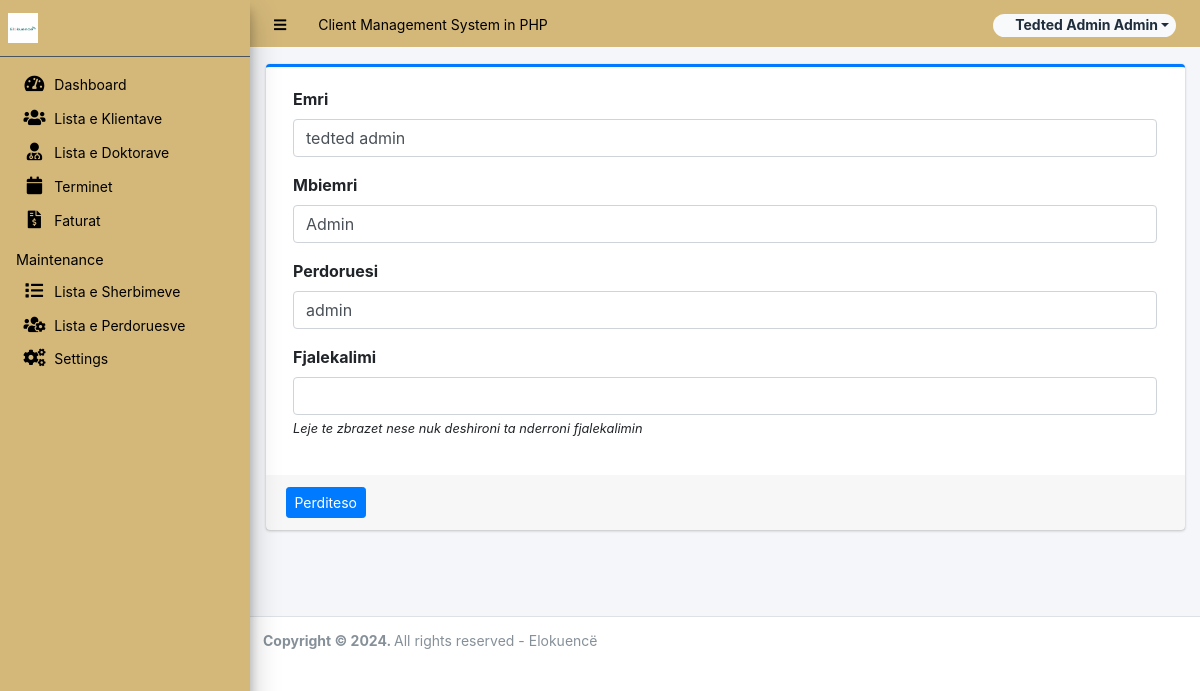
The app's page /admin/?page=user (signed in) with its own data.
### tables this page shows
CREATE TABLE `users` (
  `id` int(50) NOT NULL,
  `firstname` varchar(250) NOT NULL,
  `middlename` text DEFAULT NULL,
  `lastname` varchar(250) NOT NULL,
  `username` text NOT NULL,
  `password` text NOT NULL,
  `avatar` text DEFAULT NULL,
  `last_login` datetime DEFAULT NULL,
  `type` tinyint(1) NOT NULL DEFAULT 0,
  `date_added` datetime NOT NULL DEFAULT current_timestamp(),
  `date_updated` datetime DEFAULT NULL ON UPDATE current_timestamp()
);

### classes/DBConnection.php (called while the page is built, shortened)
<?php
class DBConnection
{
    private $host = DB_SERVER;
    private $username = DB_USERNAME;
    private $password = DB_PASSWORD;
    private $database = DB_NAME;
    public function __construct()
    {
        $this->conn = new mysqli($this->host, $this->username, $this->password, $this->database);
    }
}
?>

### classes/SystemSettings.php (called while the page is built, shortened)
<?php
class SystemSettings extends DBConnection{
	function userdata($field = ''){
		if(!empty($field)){
			if(isset($_SESSION['userdata'][$field]))
				return $_SESSION['userdata'][$field];
			else
				return null;
		}else{
			return false;
		}
	}
}
$_settings = new SystemSettings();
?>

### admin/user/index.php (the view, shortened to what this page needs)
<?php
$user = $conn->query("SELECT * FROM users where id ='".$_settings->userdata('id')."'");
foreach($user->fetch_array() as $k =>$v){
	$meta[$k] = $v;
}
?>
<div class="card card-outline card-primary">
	<div class="card-body">
		<div class="container-fluid">
			<form action="" id="manage-user">
				<div class="form-group">
					<label for="name">Emri</label>
					<input type="text" name="firstname" id="firstname" class="form-control" value="<?php echo isset($meta['firstname']) ? $meta['firstname']: '' ?>" required>
				</div>
				<div class="form-group">
					<label for="name">Mbiemri</label>
					<input type="text" name="lastname" id="lastname" class="form-control" value="<?php echo isset($meta['lastname']) ? $meta['lastname']: '' ?>" required>
				</div>
				<div class="form-group">
					<label for="username">Perdoruesi</label>
					<input type="text" name="username" id="username" class="form-control" value="<?php echo isset($meta['username']) ? $meta['username']: '' ?>" required  autocomplete="off">
				</div>
				<div class="form-group">
					<label for="password">Fjalekalimi</label>
					<input type="password" name="password" id="password" class="form-control" value="" autocomplete="off">
					<small><i>Leje te zbrazet nese nuk deshironi ta nderroni fjalekalimin</i></small>
				</div>
			</form>
		</div>
	</div>
	<div class="card-footer">
			<div class="col-md-12">
				<div class="row">
					<button class="btn btn-sm btn-primary" form="manage-user">Perditeso</button>
				</div>
			</div>
		</div>
</div>

### records on screen
users: firstname "tedted admin", lastname "Admin", username "admin"

### other values on screen
$_settings->info('name') "Client Management System in PHP"
$_settings->userdata('firstname').' '.$_settings->userdata('lastname') "Tedted Admin Admin"
